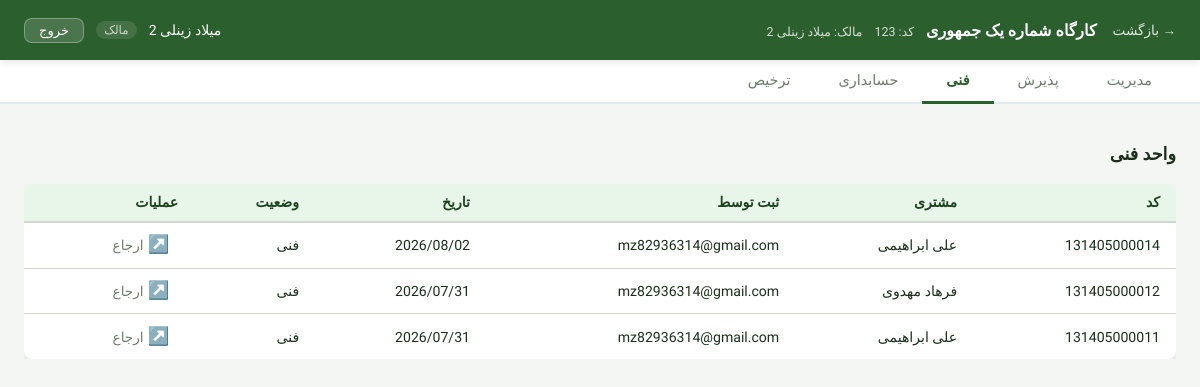
The app's page /workshop/13/technical/ (signed in), older data.
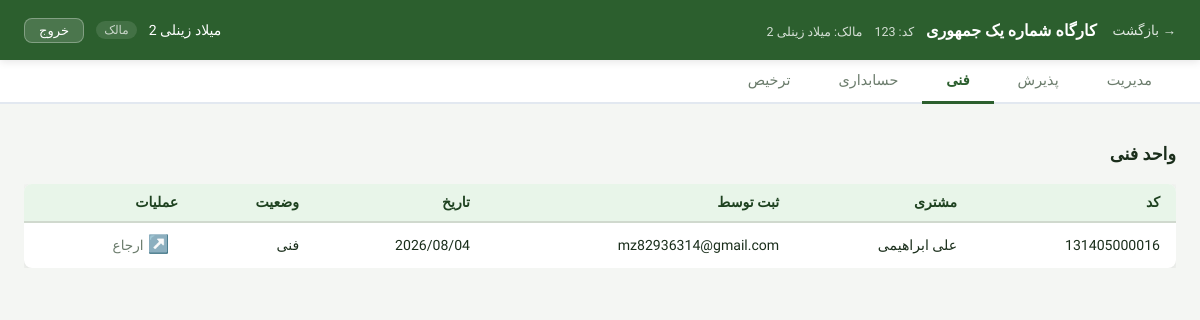
The same page, newer data.
### accounts/models.py (models this page shows, shortened)
class Workshop(models.Model):
    owner = models.ForeignKey(settings.AUTH_USER_MODEL, on_delete=models.CASCADE)
    name = models.CharField(max_length=150)
    code = models.CharField(max_length=10, unique=True, blank=True)
    is_active = models.BooleanField(default=True)
    national_code = models.CharField(max_length=30, null=True, blank=True)
    address = models.CharField(max_length=250, null=True, blank=True)
    created_at = models.DateTimeField(auto_now_add=True)

class User(AbstractUser):
    phone = models.CharField(max_length=15, blank=True)
    email = models.EmailField(unique=True)
    class Meta:
        swappable = 'AUTH_USER_MODEL'

class WorkshopMembership(models.Model):
    ROLE_CHOICES = [
        ('owner', 'مالک'),
        ('management', 'مدیریت'),
        ('technical', 'فنی'),
        ('accounting', 'حسابداری'),
        ('reception', 'پذیرش'),
        ('delivery', 'ترخیص'),
        ('operator', 'اپراتور'),
    ]
    workshop = models.ForeignKey(
        Workshop,
        on_delete=models.CASCADE,
        related_name='memberships'
    )
    user = models.ForeignKey(
        'accounts.User',
        on_delete=models.CASCADE,
        related_name='workshop_memberships'
    )
    role = models.CharField(max_length=30, choices=ROLE_CHOICES, default='management')
    is_active = models.BooleanField(default=True)
    joined_at = models.DateTimeField(auto_now_add=True)
    class Meta:
        unique_together = ('workshop', 'user')

### orders/models.py (models this page shows, shortened)
class Order(models.Model):
    STATUS_CHOICES = [
        ('reception', 'پذیرش'),
        ('technical', 'فنی'),
        ('accounting', 'حسابداری'),
        ('management', 'مدیریت'),
        ('payment', 'پرداخت'),
        ('done', 'تکمیل'),
        ('release', 'ترخیص')
    ]
    workshop = models.ForeignKey('accounts.Workshop', on_delete=models.CASCADE)
    customer = models.ForeignKey(Customer, on_delete=models.PROTECT, related_name='orders')
    created_by = models.ForeignKey('accounts.User', on_delete=models.SET_NULL, null=True)
    status = models.CharField(max_length=20, choices=STATUS_CHOICES, default='reception')
    description = models.TextField(blank=True)
    created_at = models.DateTimeField(auto_now_add=True)
    updated_at = models.DateTimeField(auto_now=True)
    delivered_at = models.DateTimeField(null=True, blank=True)
    is_archived = models.BooleanField(default=False)
    is_stopped = models.BooleanField(default=False)
    code = models.CharField(
        max_length=30,
        unique=True,
        editable=False,
        db_index=True,
        verbose_name='کد سفارش'
    )
    count_request = models.PositiveSmallIntegerField(default=1)
    manager_release_allowed = models.BooleanField(default=False, verbose_name="مجوز ترخیص مدیر")
    manager_release_count = models.PositiveSmallIntegerField(default=0, verbose_name="تعداد مجاز ترخیص مدیر")

class Customer(models.Model):
    workshop = models.ForeignKey('accounts.Workshop', on_delete=models.CASCADE)
    name = models.CharField(max_length=200)
    customer_workshop_name = models.CharField(max_length=200, default="None")
    phone = models.CharField(max_length=20, blank=True)
    is_legal = models.BooleanField(default=False)  # حقوقی یا حقیقی
    created_at = models.DateTimeField(auto_now_add=True)

### orders/views.py (the view)
# urls.py: path('workshop/<int:workshop_id>/technical/', views.technical_tab, name='tab_technical'),
@login_required
def technical_tab(request, workshop_id):
    workshop, membership, allowed_tabs = _get_workshop_and_membership(
        request, workshop_id, 'technical'
    )
    orders = (
        Order.objects
        .filter(workshop=workshop, status='technical')
        .select_related('customer', 'created_by')
        .order_by('-created_at')
    )
    context = _base_context(workshop, membership, allowed_tabs, 'technical')
    context['orders'] = orders
    return render(request, 'orders/technical_tab.html', context)

### orders/views.py (called while the page is built)
def _get_workshop_and_membership(request, workshop_id, required_tab):
    workshop = get_object_or_404(Workshop, pk=workshop_id)
    membership = get_object_or_404(
        WorkshopMembership,
        workshop=workshop,
        user=request.user,
        is_active=True
    )
    allowed_tabs = ROLE_TAB_ACCESS.get(membership.role, [])
    if required_tab not in allowed_tabs:
        raise Http404("دسترسی به این تب مجاز نیست")
    return workshop, membership, allowed_tabs

def _base_context(workshop, membership, allowed_tabs, active_tab):
    return {
        'workshop': workshop,
        'membership': membership,
        'allowed_tabs': allowed_tabs,
        'active_tab': active_tab,
    }

### templates/orders/technical_tab.html (shortened to what this page needs)
{% extends "orders/_dashboard_base.html" %}
{% block tab_content %}
    <div class="tab-panel">
        <div class="panel-header"><h2>واحد فنی</h2></div>
        <div class="orders-table-wrap">
            {% if orders %}
                <table class="orders-table">
                    <thead>
                    <tr>
                        <th>کد</th>
                        <th>مشتری</th>
                        <th>ثبت توسط</th>
                        <th>تاریخ</th>
                        <th>وضعیت</th>
                        <th>عملیات</th>
                    </tr>
                    </thead>
                    <tbody>
                    {% for order in orders %}
                        <tr class="order-row" data-order-id="{{ order.id }}" style="cursor:pointer;">
                            <td>{{ order.code }}</td>
                            <td>{{ order.customer.name }}</td>
                            <td>{{ order.created_by }}</td>
                            <td>{{ order.created_at|date:"Y/m/d" }}</td>
                            <td>{{ order.get_status_display }}</td>
                            <td>
                                <button class="btn-icon btn-refer"
                                        data-order-id="{{ order.id }}"
                                        data-code="{{ order.code }}"
                                        data-url="{% url 'orders:refer_order' order.id %}"
                                        onclick="event.stopPropagation()">
                                    <span class="btn-icon__symbol">↗️</span>
                                    <span class="btn-icon__label">ارجاع</span>
                                </button>
                            </td>
                        </tr>
                    {% endfor %}
                    </tbody>
                </table>
            {% else %}
                <p class="empty-state">سفارشی در واحد فنی وجود ندارد.</p>
            {% endif %}
        </div>
    </div>
{% endblock %}

### templates/orders/_dashboard_base.html (shortened to what this page needs)
{% load static %}
<!DOCTYPE html>
<html lang="fa" dir="rtl">
<head>
    <link rel="stylesheet" href="{% static 'orders/css/dashboard.css' %}">
</head>
<body>
<header class="site-header">
    <div class="header-inner">
        <div class="header-right">
            <a href="{% url 'accounts:dashboard' %}" class="btn-back" id="btn-back">&#8594; بازگشت</a>
            <div class="workshop-info">
                <span class="workshop-name">{{ workshop.name }}</span>
                {% if workshop.national_code %}
                    <span class="workshop-meta">کد: {{ workshop.national_code }}</span>
                {% endif %}
                <span class="workshop-meta">مالک: {{ workshop.owner.get_full_name|default:workshop.owner.username }}</span>
            </div>
        </div>
        <div class="header-left">
            <span class="user-name">{{ request.user.get_full_name|default:request.user.username }}</span>
            <span class="user-role">{{ membership.get_role_display }}</span>
            <a href="{% url 'accounts:logout' %}" class="btn-logout">خروج</a>
        </div>
    </div>
</header>
<nav class="tab-nav">
    <div class="tab-nav-inner">
        {% if 'reception' in allowed_tabs %}
            <a href="{% url 'orders:management' workshop.id %}"
               class="tab-link {% if active_tab == 'management' %}active{% endif %}">مدیریت</a>
        {% endif %}
        {% if 'reception' in allowed_tabs %}
            <a href="{% url 'orders:tab_reception' workshop.id %}"
               class="tab-link {% if active_tab == 'reception' %}active{% endif %}">پذیرش</a>
        {% endif %}
        {% if 'technical' in allowed_tabs %}
            <a href="{% url 'orders:tab_technical' workshop.id %}"
               class="tab-link {% if active_tab == 'technical' %}active{% endif %}">فنی</a>
        {% endif %}
        {% if 'accounting' in allowed_tabs %}
            <a href="{% url 'orders:tab_accounting' workshop.id %}"
               class="tab-link {% if active_tab == 'accounting' %}active{% endif %}">حسابداری</a>
        {% endif %}
        {% if 'delivery' in allowed_tabs %}
            <a href="{% url 'orders:tab_delivery' workshop.id %}"
               class="tab-link {% if active_tab == 'delivery' %}active{% endif %}">ترخیص</a>
        {% endif %}
    </div>
</nav>
<main class="main-content">
    {% block tab_content %}{% endblock %}
</main>
</body>
</html>

### static/orders/css/dashboard.css (style rules this page uses)
*, *::before, *::after { box-sizing: border-box; margin: 0; padding: 0; }
:root { --primary: #2c5f2e; --primary-dk: #1e4220; --primary-lt: #e8f5e9; --accent: #f57c00; --bg: #f4f6f3; --surface: #ffffff; --border: #d0d9ce; --text: #1a2e1b; --text-muted: #6b7c6c; --danger: #c62828; --radius: 8px; --shadow: 0 2px 8px rgba(0, 0, 0, .10); }
body { font-family: 'Vazirmatn', sans-serif; background: var(--bg); color: var(--text); min-height: 100vh; direction: rtl; }
.site-header { background: var(--primary); color: #fff; padding: 0 1.5rem; height: 60px; display: flex; align-items: center; box-shadow: var(--shadow); position: sticky; top: 0; z-index: 100; }
.header-inner { width: 100%; display: flex; justify-content: space-between; align-items: center; gap: 1rem; }
.header-right { display: flex; align-items: center; gap: 1rem; }
.header-left { display: flex; align-items: center; gap: .75rem; }
.btn-back { color: #fff; text-decoration: none; font-size: .85rem; opacity: .85; white-space: nowrap; }
.workshop-name { font-weight: 700; font-size: 1rem; }
.workshop-meta { font-size: .78rem; opacity: .8; margin-right: .5rem; }
.user-name { font-size: .88rem; font-weight: 500; }
.user-role { font-size: .75rem; opacity: .75; background: rgba(255, 255, 255, .15); padding: 2px 8px; border-radius: 20px; }
.btn-logout { background: rgba(255, 255, 255, .15); color: #fff; border: 1px solid rgba(255, 255, 255, .3); padding: 4px 14px; border-radius: var(--radius); text-decoration: none; font-size: .82rem; transition: background .2s; }
.tab-nav { background: var(--surface); border-bottom: 2px solid var(--border); padding: 0 1.5rem; }
.tab-nav-inner { display: flex; gap: 0; }
.tab-link { display: inline-block; padding: .75rem 1.5rem; text-decoration: none; color: var(--text-muted); font-size: .9rem; border-bottom: 3px solid transparent; margin-bottom: -2px; transition: color .2s, border-color .2s; white-space: nowrap; }
.tab-link.active { color: var(--primary); border-bottom-color: var(--primary); font-weight: 600; }
.main-content { padding: 1.5rem; max-width: 1200px; margin: 0 auto; }
.panel-header { display: flex; justify-content: space-between; align-items: center; margin-bottom: 1.25rem; }
.panel-header h2 { font-size: 1.1rem; font-weight: 600; }
.orders-table-wrap { overflow-x: auto; }
.orders-table { width: 100%; border-collapse: collapse; background: var(--surface); border-radius: var(--radius); overflow: hidden; box-shadow: var(--shadow); font-size: .88rem; }
.orders-table th { background: var(--primary-lt); color: var(--primary-dk); padding: .65rem 1rem; text-align: right; font-weight: 600; border-bottom: 2px solid var(--border); }
.orders-table td { padding: .6rem 1rem; border-bottom: 1px solid var(--border); vertical-align: middle; }
.orders-table tr:last-child td { border-bottom: none; }
.order-row { cursor: pointer; }
.btn-icon { background: none; border: none; cursor: pointer; padding: 0.25rem 0.4rem; margin: 0 0.15rem; display: inline-flex; align-items: center; gap: 4px; font-family: 'Vazirmatn', sans-serif; transition: transform 0.15s; }
.btn-icon__symbol { font-size: 1.1rem; line-height: 1; }
.btn-icon__label { font-size: 0.85rem; color: var(--text-muted); }
.tab-nav { display: flex; gap: 4px; border-bottom: 2px solid var(--border-color, #e2e8f0); margin-bottom: 16px; }

Row changes from the older to the newer data that the page shows:
removed Order: code "131405000014", customer.name "علی ابراهیمی", created_by "mz82936314@gmail.com", created_at "2026/08/02", status "فنی"
removed Order: code "131405000012", customer.name "فرهاد مهدوی", created_by "mz82936314@gmail.com", created_at "2026/07/31", status "فنی"
removed Order: code "131405000011", customer.name "علی ابراهیمی", created_by "mz82936314@gmail.com", created_at "2026/07/31", status "فنی"
added Order: code "131405000016", customer.name "علی ابراهیمی", created_by "mz82936314@gmail.com", created_at "2026/08/04", status "فنی"
